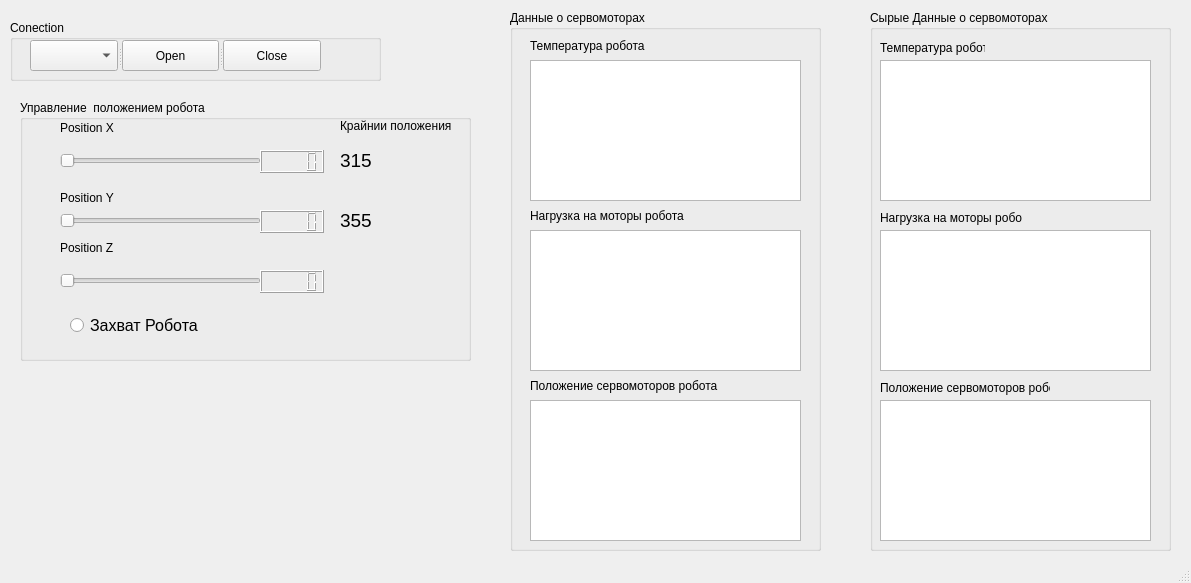
<?xml version="1.0" encoding="UTF-8"?>
<ui version="4.0">
 <class>MainWindow</class>
 <widget class="QMainWindow" name="MainWindow">
  <property name="enabled">
   <bool>true</bool>
  </property>
  <property name="geometry">
   <rect>
    <x>0</x>
    <y>0</y>
    <width>1191</width>
    <height>583</height>
   </rect>
  </property>
  <property name="cursor">
   <cursorShape>ArrowCursor</cursorShape>
  </property>
  <property name="windowTitle">
   <string>MainWindow</string>
  </property>
  <widget class="QWidget" name="centralwidget">
   <widget class="QGroupBox" name="groupBox">
    <property name="geometry">
     <rect>
      <x>20</x>
      <y>100</y>
      <width>451</width>
      <height>261</height>
     </rect>
    </property>
    <property name="title">
     <string>Управление  положением робота</string>
    </property>
    <widget class="QLCDNumber" name="lcdNumber_3">
     <property name="geometry">
      <rect>
       <x>240</x>
       <y>170</y>
       <width>64</width>
       <height>23</height>
      </rect>
     </property>
    </widget>
    <widget class="QSlider" name="horizontalSlider_2">
     <property name="geometry">
      <rect>
       <x>40</x>
       <y>110</y>
       <width>201</width>
       <height>22</height>
      </rect>
     </property>
     <property name="cursor">
      <cursorShape>PointingHandCursor</cursorShape>
     </property>
     <property name="orientation">
      <enum>Qt::Horizontal</enum>
     </property>
    </widget>
    <widget class="QSlider" name="horizontalSlider">
     <property name="geometry">
      <rect>
       <x>40</x>
       <y>50</y>
       <width>201</width>
       <height>22</height>
      </rect>
     </property>
     <property name="cursor">
      <cursorShape>PointingHandCursor</cursorShape>
     </property>
     <property name="orientation">
      <enum>Qt::Horizontal</enum>
     </property>
    </widget>
    <widget class="QSlider" name="horizontalSlider_3">
     <property name="geometry">
      <rect>
       <x>40</x>
       <y>170</y>
       <width>201</width>
       <height>22</height>
      </rect>
     </property>
     <property name="cursor">
      <cursorShape>PointingHandCursor</cursorShape>
     </property>
     <property name="orientation">
      <enum>Qt::Horizontal</enum>
     </property>
    </widget>
    <widget class="QLCDNumber" name="lcdNumber">
     <property name="geometry">
      <rect>
       <x>240</x>
       <y>50</y>
       <width>64</width>
       <height>23</height>
      </rect>
     </property>
    </widget>
    <widget class="QLCDNumber" name="lcdNumber_2">
     <property name="geometry">
      <rect>
       <x>240</x>
       <y>110</y>
       <width>64</width>
       <height>23</height>
      </rect>
     </property>
    </widget>
    <widget class="QLabel" name="label_4">
     <property name="geometry">
      <rect>
       <x>320</x>
       <y>10</y>
       <width>111</width>
       <height>31</height>
      </rect>
     </property>
     <property name="text">
      <string>Крайнии положения </string>
     </property>
    </widget>
    <widget class="QLabel" name="label_5">
     <property name="geometry">
      <rect>
       <x>320</x>
       <y>50</y>
       <width>41</width>
       <height>21</height>
      </rect>
     </property>
     <property name="font">
      <font>
       <pointsize>14</pointsize>
      </font>
     </property>
     <property name="lineWidth">
      <number>4</number>
     </property>
     <property name="text">
      <string>315</string>
     </property>
     <property name="textFormat">
      <enum>Qt::AutoText</enum>
     </property>
    </widget>
    <widget class="QLabel" name="label_6">
     <property name="geometry">
      <rect>
       <x>320</x>
       <y>110</y>
       <width>41</width>
       <height>21</height>
      </rect>
     </property>
     <property name="font">
      <font>
       <pointsize>14</pointsize>
      </font>
     </property>
     <property name="lineWidth">
      <number>4</number>
     </property>
     <property name="text">
      <string>355</string>
     </property>
     <property name="textFormat">
      <enum>Qt::AutoText</enum>
     </property>
    </widget>
    <widget class="QLabel" name="label_10">
     <property name="geometry">
      <rect>
       <x>40</x>
       <y>20</y>
       <width>101</width>
       <height>16</height>
      </rect>
     </property>
     <property name="text">
      <string>Position X</string>
     </property>
    </widget>
    <widget class="QLabel" name="label_11">
     <property name="geometry">
      <rect>
       <x>40</x>
       <y>90</y>
       <width>101</width>
       <height>16</height>
      </rect>
     </property>
     <property name="text">
      <string>Position Y</string>
     </property>
    </widget>
    <widget class="QLabel" name="label_12">
     <property name="geometry">
      <rect>
       <x>40</x>
       <y>140</y>
       <width>101</width>
       <height>16</height>
      </rect>
     </property>
     <property name="text">
      <string>Position Z</string>
     </property>
    </widget>
    <widget class="QRadioButton" name="rdZahvat">
     <property name="geometry">
      <rect>
       <x>50</x>
       <y>210</y>
       <width>131</width>
       <height>31</height>
      </rect>
     </property>
     <property name="font">
      <font>
       <pointsize>12</pointsize>
      </font>
     </property>
     <property name="cursor">
      <cursorShape>PointingHandCursor</cursorShape>
     </property>
     <property name="text">
      <string>Захват Робота</string>
     </property>
    </widget>
   </widget>
   <widget class="QGroupBox" name="groupBox_2">
    <property name="geometry">
     <rect>
      <x>10</x>
      <y>20</y>
      <width>371</width>
      <height>61</height>
     </rect>
    </property>
    <property name="title">
     <string>Conection</string>
    </property>
    <widget class="QSplitter" name="splitter">
     <property name="geometry">
      <rect>
       <x>20</x>
       <y>20</y>
       <width>291</width>
       <height>31</height>
      </rect>
     </property>
     <property name="orientation">
      <enum>Qt::Horizontal</enum>
     </property>
     <widget class="QComboBox" name="comboBox"/>
     <widget class="QPushButton" name="pushButton_2">
      <property name="text">
       <string>Open</string>
      </property>
     </widget>
     <widget class="QPushButton" name="pushButton">
      <property name="text">
       <string>Close</string>
      </property>
     </widget>
    </widget>
   </widget>
   <widget class="QGroupBox" name="groupBox_3">
    <property name="geometry">
     <rect>
      <x>510</x>
      <y>10</y>
      <width>311</width>
      <height>541</height>
     </rect>
    </property>
    <property name="title">
     <string>Данные о сервомоторах</string>
    </property>
    <widget class="QLabel" name="label_3">
     <property name="geometry">
      <rect>
       <x>20</x>
       <y>360</y>
       <width>231</width>
       <height>31</height>
      </rect>
     </property>
     <property name="text">
      <string>Положение сервомоторов робота</string>
     </property>
    </widget>
    <widget class="QTableView" name="tableView">
     <property name="geometry">
      <rect>
       <x>20</x>
       <y>50</y>
       <width>271</width>
       <height>141</height>
      </rect>
     </property>
     <property name="acceptDrops">
      <bool>false</bool>
     </property>
     <property name="toolTip">
      <string/>
     </property>
     <property name="gridStyle">
      <enum>Qt::SolidLine</enum>
     </property>
     <attribute name="horizontalHeaderCascadingSectionResizes">
      <bool>false</bool>
     </attribute>
    </widget>
    <widget class="QLabel" name="label_2">
     <property name="geometry">
      <rect>
       <x>20</x>
       <y>190</y>
       <width>231</width>
       <height>31</height>
      </rect>
     </property>
     <property name="text">
      <string>Нагрузка на моторы робота</string>
     </property>
    </widget>
    <widget class="QTableView" name="tableView_2">
     <property name="geometry">
      <rect>
       <x>20</x>
       <y>220</y>
       <width>271</width>
       <height>141</height>
      </rect>
     </property>
     <property name="acceptDrops">
      <bool>false</bool>
     </property>
     <property name="toolTip">
      <string/>
     </property>
    </widget>
    <widget class="QTableView" name="tableView_3">
     <property name="geometry">
      <rect>
       <x>20</x>
       <y>390</y>
       <width>271</width>
       <height>141</height>
      </rect>
     </property>
     <property name="acceptDrops">
      <bool>false</bool>
     </property>
     <property name="toolTip">
      <string/>
     </property>
    </widget>
    <widget class="QLabel" name="label">
     <property name="geometry">
      <rect>
       <x>20</x>
       <y>20</y>
       <width>131</width>
       <height>31</height>
      </rect>
     </property>
     <property name="text">
      <string>Температура робота</string>
     </property>
    </widget>
   </widget>
   <widget class="QGroupBox" name="groupBox_4">
    <property name="geometry">
     <rect>
      <x>870</x>
      <y>10</y>
      <width>301</width>
      <height>541</height>
     </rect>
    </property>
    <property name="title">
     <string>Сырые Данные о сервомоторах</string>
    </property>
    <widget class="QLabel" name="label_7">
     <property name="geometry">
      <rect>
       <x>10</x>
       <y>370</y>
       <width>170</width>
       <height>16</height>
      </rect>
     </property>
     <property name="text">
      <string>Положение сервомоторов робота</string>
     </property>
    </widget>
    <widget class="QTableView" name="tableView_4">
     <property name="geometry">
      <rect>
       <x>10</x>
       <y>50</y>
       <width>271</width>
       <height>141</height>
      </rect>
     </property>
     <property name="acceptDrops">
      <bool>false</bool>
     </property>
     <property name="toolTip">
      <string/>
     </property>
    </widget>
    <widget class="QLabel" name="label_8">
     <property name="geometry">
      <rect>
       <x>10</x>
       <y>200</y>
       <width>142</width>
       <height>16</height>
      </rect>
     </property>
     <property name="text">
      <string>Нагрузка на моторы робота</string>
     </property>
    </widget>
    <widget class="QTableView" name="tableView_6">
     <property name="geometry">
      <rect>
       <x>10</x>
       <y>220</y>
       <width>271</width>
       <height>141</height>
      </rect>
     </property>
     <property name="acceptDrops">
      <bool>false</bool>
     </property>
     <property name="toolTip">
      <string/>
     </property>
    </widget>
    <widget class="QLabel" name="label_9">
     <property name="geometry">
      <rect>
       <x>10</x>
       <y>30</y>
       <width>105</width>
       <height>16</height>
      </rect>
     </property>
     <property name="text">
      <string>Температура робота</string>
     </property>
    </widget>
    <widget class="QTableView" name="tableView_5">
     <property name="geometry">
      <rect>
       <x>10</x>
       <y>390</y>
       <width>271</width>
       <height>141</height>
      </rect>
     </property>
     <property name="acceptDrops">
      <bool>false</bool>
     </property>
     <property name="toolTip">
      <string/>
     </property>
    </widget>
   </widget>
  </widget>
  <widget class="QStatusBar" name="statusbar"/>
 </widget>
 <resources/>
 <connections/>
</ui>
